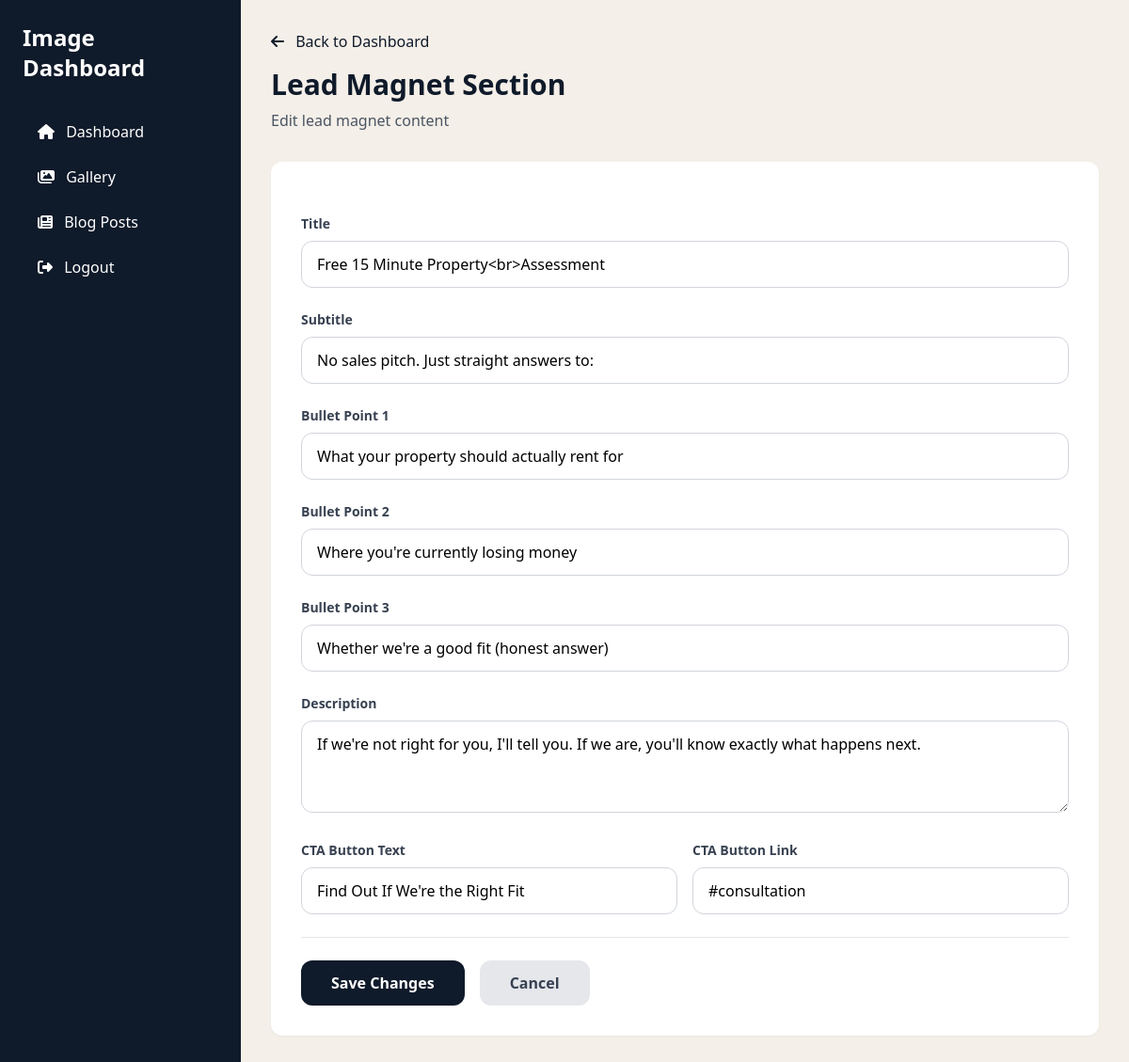
The app's page /dashboard/lead-magnet/ (signed in) with its own data.
### myApp/models.py (models this page shows, shortened)
class LeadMagnetSection(models.Model):
    title = models.CharField(max_length=200, default="Free 15 Minute Property<br>Assessment")
    subtitle = models.CharField(max_length=200, default="No sales pitch. Just straight answers to:")
    bullet_1 = models.CharField(max_length=200, default="What your property should actually rent for")
    bullet_2 = models.CharField(max_length=200, default="Where you're currently losing money")
    bullet_3 = models.CharField(max_length=200, default="Whether we're a good fit (honest answer)")
    description = models.TextField(default="If we're not right for you, I'll tell you. If we are, you'll know exactly what happens next.")
    cta_text = models.CharField(max_length=100, default="Show Me How This Actually Works")
    cta_link = models.CharField(max_length=200, default="#consultation")
    updated_at = models.DateTimeField(auto_now=True)
    class Meta:
        verbose_name = "Lead Magnet Section"
        verbose_name_plural = "Lead Magnet Section"
    @classmethod
    def get_instance(cls):
        obj, created = cls.objects.get_or_create(pk=1)
        return obj

### myApp/dashboard_views.py (the view, shortened to what this page needs)
# urls.py: path('lead-magnet/', dashboard_views.lead_magnet_edit, name='lead_magnet_edit'),
@login_required
def lead_magnet_edit(request):
    lead_magnet = LeadMagnetSection.get_instance()
    return render(request, 'myApp/dashboard/lead_magnet_edit.html', {
        'lead_magnet': lead_magnet
    })

### myApp/templates/myApp/dashboard/lead_magnet_edit.html (shortened to what this page needs)
{% extends "myApp/dashboard/base.html" %}
{% load static %}
{% block content %}
<div class="mb-8">
    <a href="{% url 'dashboard:index' %}" class="text-navy hover:underline mb-4 inline-block">
        <i class="fas fa-arrow-left mr-2"></i> Back to Dashboard
    </a>
    <h2 class="text-3xl font-bold text-navy mb-2">Lead Magnet Section</h2>
    <p class="text-gray-600">Edit lead magnet content</p>
</div>
<form method="post" class="bg-white rounded-xl shadow-sm p-8 space-y-6">
    <div>
        <label class="block text-sm font-semibold text-gray-700 mb-2">Title</label>
        <input type="text" name="title" value="{{ lead_magnet.title|default:'' }}"
               placeholder="Free 15 Minute Property<br>Assessment"
               class="w-full px-4 py-3 border border-gray-300 rounded-xl focus:border-navy focus:outline-none focus:ring-2 focus:ring-navy/20">
    </div>
    <div>
        <label class="block text-sm font-semibold text-gray-700 mb-2">Subtitle</label>
        <input type="text" name="subtitle" value="{{ lead_magnet.subtitle|default:'' }}"
               placeholder="No sales pitch. Just straight answers to:"
               class="w-full px-4 py-3 border border-gray-300 rounded-xl focus:border-navy focus:outline-none focus:ring-2 focus:ring-navy/20">
    </div>
    <div>
        <label class="block text-sm font-semibold text-gray-700 mb-2">Bullet Point 1</label>
        <input type="text" name="bullet_1" value="{{ lead_magnet.bullet_1|default:'' }}"
               placeholder="What your property should actually rent for"
               class="w-full px-4 py-3 border border-gray-300 rounded-xl focus:border-navy focus:outline-none focus:ring-2 focus:ring-navy/20">
    </div>
    <div>
        <label class="block text-sm font-semibold text-gray-700 mb-2">Bullet Point 2</label>
        <input type="text" name="bullet_2" value="{{ lead_magnet.bullet_2|default:'' }}"
               placeholder="Where you're currently losing money"
               class="w-full px-4 py-3 border border-gray-300 rounded-xl focus:border-navy focus:outline-none focus:ring-2 focus:ring-navy/20">
    </div>
    <div>
        <label class="block text-sm font-semibold text-gray-700 mb-2">Bullet Point 3</label>
        <input type="text" name="bullet_3" value="{{ lead_magnet.bullet_3|default:'' }}"
               placeholder="Whether we're a good fit (honest answer)"
               class="w-full px-4 py-3 border border-gray-300 rounded-xl focus:border-navy focus:outline-none focus:ring-2 focus:ring-navy/20">
    </div>
    <div>
        <label class="block text-sm font-semibold text-gray-700 mb-2">Description</label>
        <textarea name="description" rows="3"
                  placeholder="If we're not right for you, I'll tell you. If we are, you'll know exactly what happens next."
                  class="w-full px-4 py-3 border border-gray-300 rounded-xl focus:border-navy focus:outline-none focus:ring-2 focus:ring-navy/20">{{ lead_magnet.description|default:'' }}</textarea>
    </div>
    <div class="grid grid-cols-2 gap-4">
        <div>
            <label class="block text-sm font-semibold text-gray-700 mb-2">CTA Button Text</label>
            <input type="text" name="cta_text" value="{{ lead_magnet.cta_text|default:'Show Me How This Actually Works' }}"
                   class="w-full px-4 py-3 border border-gray-300 rounded-xl focus:border-navy focus:outline-none focus:ring-2 focus:ring-navy/20">
        </div>
        <div>
            <label class="block text-sm font-semibold text-gray-700 mb-2">CTA Button Link</label>
            <input type="text" name="cta_link" value="{{ lead_magnet.cta_link|default:'#consultation' }}"
                   class="w-full px-4 py-3 border border-gray-300 rounded-xl focus:border-navy focus:outline-none focus:ring-2 focus:ring-navy/20">
        </div>
    </div>
    <div class="flex gap-4 pt-6 border-t">
        <button type="submit" class="bg-navy text-white px-8 py-3 rounded-xl font-semibold hover:bg-navy/90 transition">
            Save Changes
        </button>
        <a href="{% url 'dashboard:index' %}" class="bg-gray-200 text-gray-700 px-8 py-3 rounded-xl font-semibold hover:bg-gray-300 transition">
            Cancel
        </a>
    </div>
</form>
{% endblock %}

### records on screen
LeadMagnetSection: title "Free 15 Minute Property<br>Assessment", subtitle "No sales pitch. Just straight answers to:", bullet_1 "What your property should actually rent for", bullet_2 "Where you're currently losing money", bullet_3 "Whether we're a good fit (honest answer)", description "If we're not right for you, I'll tell you. If we are, you'll know exactly what happens next.", cta_text "Find Out If We're the Right Fit", cta_link "#consultation"
